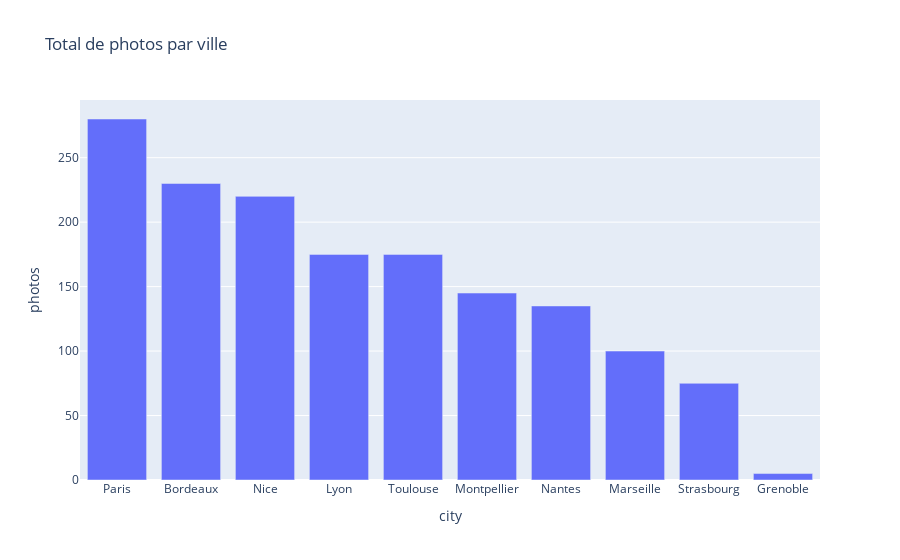

This figure's notebook cell:
### Markdown cell above
**TODO**

- Importer plotly.express sous le nom px
- Créer un graphique en barres représentant le total de photos par ville
- Trier les villes selon le nombre de photos de manière décroissante
- Afficher le graphique

### Code cell
%pip install nbformat
import plotly.express as px
import pandas as pd

# Vérifier la présence du fichier
import os
if not os.path.exists("clean_travel_data.csv"):
    print("Le fichier clean_travel_data.csv est introuvable. Veuillez le générer avec le notebook pandas.")
else:
    # Charger les données nettoyées
    df = pd.read_csv("clean_travel_data.csv")
    print(df.head())  # Vérifie que le DataFrame n'est pas vide

    # Calculer le total de photos par ville et trier
    photos_by_city = df.groupby("city")["photos"].sum().sort_values(ascending=False).reset_index()

    # Créer le graphique en barres
    fig = px.bar(photos_by_city, x="city", y="photos", title="Total de photos par ville")

    # Afficher le graphique
    fig.show()

### Figure 1 — Plotly figure (JSON) as saved in the notebook; plotly's stock layout.template omitted (floating-point values rounded to 4 significant figures)
{"data": [{"hovertemplate": "city=%{x}<br>photos=%{y}<extra></extra>", "legendgroup": "", "marker": {"color": "#636efa", "pattern": {"shape": ""}}, "name": "", "orientation": "v", "showlegend": false, "textposition": "auto", "type": "bar", "x": ["Paris", "Bordeaux", "Nice", "Lyon", "Toulouse", "Montpellier", "Nantes", "Marseille", "Strasbourg", "Grenoble"], "xaxis": "x", "y": [280, 230, 220, 175, 175, 145, 135, 100, 75, 5], "yaxis": "y"}], "layout": {"barmode": "relative", "legend": {"tracegroupgap": 0}, "title": {"text": "Total de photos par ville"}, "xaxis": {"anchor": "y", "domain": [0, 1], "title": {"text": "city"}}, "yaxis": {"anchor": "x", "domain": [0, 1], "title": {"text": "photos"}}}}
